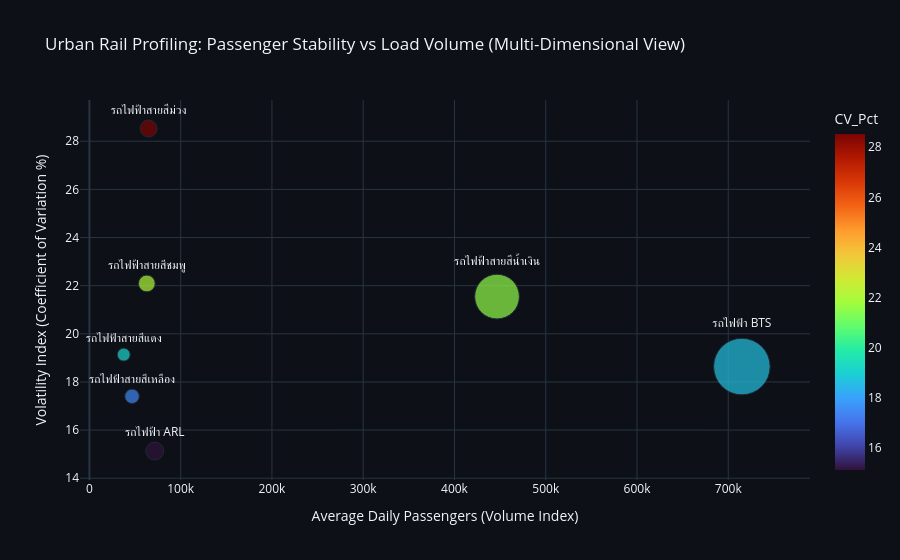

The notebook cell this image was saved under:
### Markdown cell above
---
## Section 3: พฤติกรรมผู้โดยสารรถไฟฟ้าต่างกันอย่างไร - Urban Rail Comparison
**Rubric:** กราฟอธิบายมิติได้หลากหลาย (Mean vs Volatility) ใช้อธิบายความเสถียรและเชื่อมมุมมองบริบทข้อมูล

### Code cell
q2_systems = [
    'รถไฟฟ้า BTS', 'รถไฟฟ้าสายสีน้ำเงิน', 'รถไฟฟ้าสายสีม่วง', 
    'รถไฟฟ้าสายสีเหลือง', 'รถไฟฟ้าสายสีชมพู', 'รถไฟฟ้า ARL', 'รถไฟฟ้าสายสีแดง'
]
df_q2 = df_passengers[df_passengers['ยานพาหนะ/ท่า'].isin(q2_systems)].copy()
daily_q2 = df_q2.groupby(['วันที่', 'ยานพาหนะ/ท่า'])['ปริมาณ'].sum().reset_index()

# Calculate Volatility (Coefficient of Variation)
stats_q2 = daily_q2.groupby('ยานพาหนะ/ท่า')['ปริมาณ'].agg(['mean', 'std']).reset_index()
stats_q2['CV_Pct'] = (stats_q2['std'] / stats_q2['mean']) * 100

# Chart Selection Rationale: Bubble Scatter Plot
# แสดง 3 มิติพร้อมกัน: Volume (X), Volatility (Y), และแยกสถานีด้วยสี
fig2 = px.scatter(stats_q2, x='mean', y='CV_Pct', text='ยานพาหนะ/ท่า', size='mean', color='CV_Pct',
                 color_continuous_scale='Turbo', size_max=40,
                 title='Urban Rail Profiling: Passenger Stability vs Load Volume (Multi-Dimensional View)')
fig2.update_traces(textposition='top center')
fig2.update_layout(template='plotly_dark', plot_bgcolor='#0d1117', paper_bgcolor='#0d1117',
                  xaxis_title='Average Daily Passengers (Volume Index)',
                  yaxis_title='Volatility Index (Coefficient of Variation %)')
fig2.show()

### Figure 1 — Plotly figure (JSON) as saved in the notebook; plotly's stock layout.template omitted (floating-point values rounded to 4 significant figures)
{"data": [{"hovertemplate": "mean=%{marker.size}<br>CV_Pct=%{marker.color}<br>ยานพาหนะ/ท่า=%{text}<extra></extra>", "legendgroup": "", "marker": {"color": [15.13, 18.64, 22.09, 21.55, 28.53, 17.4, 19.14], "coloraxis": "coloraxis", "size": [71590.0, 714900.0, 62890.0, 446600.0, 64840.0, 46720.0, 37630.0], "sizemode": "area", "sizeref": 446.8, "symbol": "circle"}, "mode": "markers+text", "name": "", "orientation": "v", "showlegend": false, "text": ["รถไฟฟ้า ARL", "รถไฟฟ้า BTS", "รถไฟฟ้าสายสีชมพู", "รถไฟฟ้าสายสีน้ำเงิน", "รถไฟฟ้าสายสีม่วง", "รถไฟฟ้าสายสีเหลือง", "รถไฟฟ้าสายสีแดง"], "textposition": "top center", "type": "scatter", "x": [71590.0, 714900.0, 62890.0, 446600.0, 64840.0, 46720.0, 37630.0], "xaxis": "x", "y": [15.13, 18.64, 22.09, 21.55, 28.53, 17.4, 19.14], "yaxis": "y"}], "layout": {"coloraxis": {"colorbar": {"title": {"text": "CV_Pct"}}, "colorscale": [[0, "#30123b"], [0.07143, "#4145ab"], [0.1429, "#4675ed"], [0.2143, "#39a2fc"], [0.2857, "#1bcfd4"], [0.3571, "#24eca6"], [0.4286, "#61fc6c"], [0.5, "#a4fc3b"], [0.5714, "#d1e834"], [0.6429, "#f3c63a"], [0.7143, "#fe9b2d"], [0.7857, "#f36315"], [0.8571, "#d93806"], [0.9286, "#b11901"], [1, "#7a0402"]]}, "legend": {"itemsizing": "constant", "tracegroupgap": 0}, "paper_bgcolor": "#0d1117", "plot_bgcolor": "#0d1117", "title": {"text": "Urban Rail Profiling: Passenger Stability vs Load Volume (Multi-Dimensional View)"}, "xaxis": {"anchor": "y", "domain": [0, 1], "title": {"text": "Average Daily Passengers (Volume Index)"}}, "yaxis": {"anchor": "x", "domain": [0, 1], "title": {"text": "Volatility Index (Coefficient of Variation %)"}}}}
